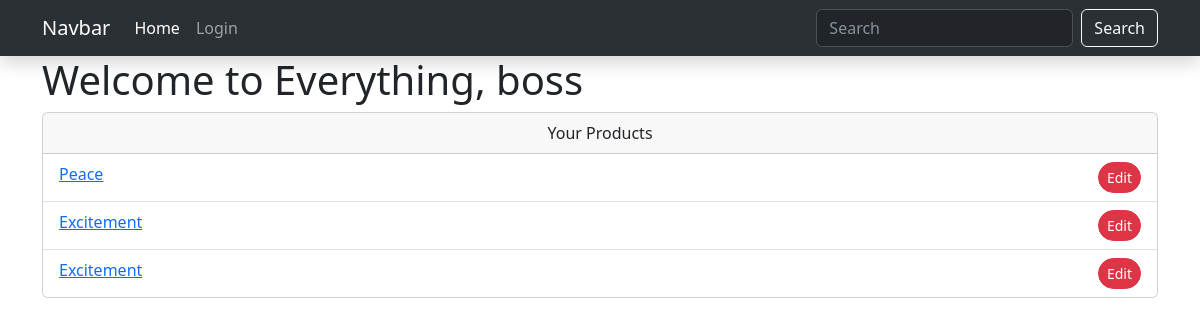
The app's page /shop/12 with its own data.
### store/models.py (models this page shows, shortened)
class Shop(models.Model):
    title = models.CharField(max_length = 255)
    description = models.TextField()
    owner = models.OneToOneField(Member, on_delete = models.CASCADE)

class Product(models.Model):
    title = models.CharField(max_length = 255)
    description = models.TextField()
    price = models.DecimalField(max_digits = 8, decimal_places = 2)
    image = models.ImageField(upload_to='images/')
    shop = models.ForeignKey(Shop, on_delete = models.CASCADE)

### member/models.py (models this page shows, shortened)
class Member(AbstractUser):
    phone = models.CharField(max_length = 50, )
    dob = models.DateField(null=True)
    address = models.TextField(null=True)
    is_seller = models.BooleanField(default = False)

### store/views.py (the view)
# urls.py: path('shop/<int:shop_id>', views.shop, name = 'shop'),
def shop(request, shop_id):
    my_shop = Shop.objects.get(pk = shop_id)
    products = my_shop.product_set.all()
    return render(request, 'store/shop.html', {
        'shop': my_shop,
        'products': products
        })

### store/templates/store/shop.html
{% extends 'store/base.html' %}
{% block content %}
<div class='container '>
        <h1>Welcome to {{ shop.title }}, {{ shop.owner.username }}</h1>
        <div class="card">
            <div class="card-header" align='center'>
                Your Products
            </div>
            <ul class="list-group list-group-flush">
                {% for product in products %}
                    <li class="list-group-item">
                        <a href="{% url 'product' product_id=product.pk %}">
                            <div class="row">
                                <div class="col">{{ product.title }}</div>
                                <div class="col"><button type="button" class="btn btn-danger btn-sm rounded-pill float-end">Edit</button></div>
                            </div>
                        </a>
                    </li>
                {% endfor %}
            </ul>
        </div>
</div>
{% endblock content %}

### records on screen
Shop: title "Everything", owner.username "boss"
Product: title "Peace"
Product: title "Excitement"
Product: title "Excitement"
